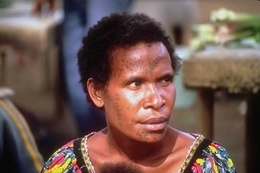
%> input picture example/1.jpg, 260 x 173 px, shrunk from 384 x 256 before the run, given in place of 650.jpg, which was not available
$ octave example.m   (GNU Octave 9; MATLAB toolbox functions it lacks are replaced by stand-ins)
%> lines starting %> are read from the running program, lines starting %| are printed output that depends on the picture; pictures that were not available may be replaced by others from this repository, and a replacement may not be noted
% verilen resmi oku
f=imread('image.orig/650.jpg');
%> f is the input picture: size 173x260x3 uint8; mean R, G, B 111.8, 86.9, 79.8

%RGB ve HSV degerlerini bul

[N,M]=size(f(:,:,1));
%> N = 173; M = 260
for i=1:N
    for j=1:M
        RGB(i,j,1)=16;
        if f(i,j,1)>31
            RGB(i,j,1)=48;
        end
        if f(i,j,1)>63
            RGB(i,j,1)=80;
        end
        if f(i,j,1)>95
            RGB(i,j,1)=112;
        end
        if f(i,j,1)>127
            RGB(i,j,1)=144;
        end
        if f(i,j,1)>159
            RGB(i,j,1)=176;
        end
        if f(i,j,1)>191
            RGB(i,j,1)=208;
        end
        if f(i,j,1)>223
            RGB(i,j,1)=240;
        end
    end
end
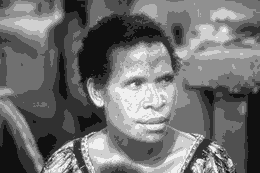
%> RGB: size 173x260 double; min 16, max 240, mean 112.1
for i=1:N
    for j=1:M
        RGB(i,j,2)=16;
        if f(i,j,2)>31
            RGB(i,j,2)=48;
        end
        if f(i,j,2)>63
            RGB(i,j,2)=80;
        end
        if f(i,j,2)>95
            RGB(i,j,2)=112;
        end
        if f(i,j,2)>127
            RGB(i,j,2)=144;
        end
        if f(i,j,2)>159
            RGB(i,j,2)=176;
        end
        if f(i,j,2)>191
            RGB(i,j,2)=208;
        end
        if f(i,j,2)>223
            RGB(i,j,2)=240;
        end
    end
end
for i=1:N
    for j=1:M
        RGB(i,j,3)=16;
        if f(i,j,3)>31
            RGB(i,j,3)=48;
        end
        if f(i,j,3)>63
            RGB(i,j,3)=80;
        end
        if f(i,j,3)>95
            RGB(i,j,3)=112;
        end
        if f(i,j,3)>127
            RGB(i,j,3)=144;
        end
        if f(i,j,3)>159
            RGB(i,j,3)=176;
        end
        if f(i,j,3)>191
            RGB(i,j,3)=208;
        end
        if f(i,j,3)>223
            RGB(i,j,3)=240;
        end
    end
end
%> RGB: size 173x260x3 double

g=uint8(RGB);
%imshow(g);

k=rgb2hsv(f);
%> k: size 173x260x3 double; mean H, S, V 0.301, 0.369, 0.455

for i=1:N
    for j=1:M
        HSV(i,j,1)=0.0275;
        HSV(i,j,2)=0.165;
        HSV(i,j,3)=0.165;
        if k(i,j,2)>0.33
            HSV(i,j,2)=0.495;
        end
        if k(i,j,3)>0.33
            HSV(i,j,3)=0.495;
        end
        if k(i,j,2)>0.66
            HSV(i,j,2)=0.825;
        end
        if k(i,j,3)>0.66
            HSV(i,j,3)=0.825;
        end
        if k(i,j,1)>0.055
            HSV(i,j,1)=0.0825;
        end
        if k(i,j,1)>0.11
            HSV(i,j,1)=0.1375;
        end
        if k(i,j,1)>0.165
            HSV(i,j,1)=0.1925;
        end
        if k(i,j,1)>0.22
            HSV(i,j,1)=0.2475;
        end
        if k(i,j,1)>0.275
            HSV(i,j,1)=0.3025;
        end
        if k(i,j,1)>0.33
            HSV(i,j,1)=0.3575;
        end
        if k(i,j,1)>0.385
            HSV(i,j,1)=0.4125;
        end
        if k(i,j,1)>0.44
            HSV(i,j,1)=0.4675;
        end
        if k(i,j,1)>0.495
            HSV(i,j,1)=0.5225;
        end
        if k(i,j,1)>0.55
            HSV(i,j,1)=0.5775;
        end
        if k(i,j,1)>0.605
            HSV(i,j,1)=0.6325;
        end
        if k(i,j,1)>0.66
            HSV(i,j,1)=0.6875;
        end
        if k(i,j,1)>0.715
            HSV(i,j,1)=0.7425;
        end
        if k(i,j,1)>0.77
            HSV(i,j,1)=0.7975;
        end
        if k(i,j,1)>0.825
            HSV(i,j,1)=0.8525;
        end
        if k(i,j,1)>0.88
            HSV(i,j,1)=0.9075;
        end
        if k(i,j,1)>0.935
            HSV(i,j,1)=0.9625;
        end
    end
end
%> HSV: size 173x260x3 double; mean H, S, V 0.302, 0.378, 0.459

%imshow(HSV);


rgbH=rgb2gray(g);
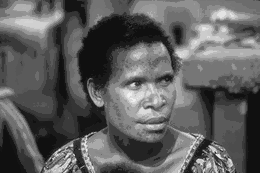
%> rgbH: size 173x260 uint8; min 16, max 240, mean 94
h1=imhist(rgbH);
%> h1 = 256 values, max 4021 at index 17, min 0 at index 1, mean 175.7

clearvars f g RGB HSV k i j M N rgbH;

f=imread('example/0.jpg');
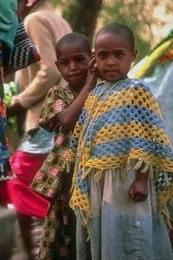
%> input picture example/0.jpg, 173 x 260 px, shrunk from 256 x 384 before the run
%> f is the input picture: size 260x173x3 uint8; mean R, G, B 111.5, 93.3, 78.6
[N,M]=size(f(:,:,1));
%> N = 260; M = 173
for i=1:N
    for j=1:M
        RGB(i,j,1)=16;
        if f(i,j,1)>31
            RGB(i,j,1)=48;
        end
        if f(i,j,1)>63
            RGB(i,j,1)=80;
        end
        if f(i,j,1)>95
            RGB(i,j,1)=112;
        end
        if f(i,j,1)>127
            RGB(i,j,1)=144;
        end
        if f(i,j,1)>159
            RGB(i,j,1)=176;
        end
        if f(i,j,1)>191
            RGB(i,j,1)=208;
        end
        if f(i,j,1)>223
            RGB(i,j,1)=240;
        end
    end
end
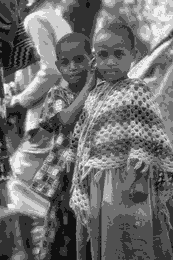
%> RGB: size 260x173 double; min 16, max 240, mean 112.1; mean of the top-left, top-right, bottom-left and bottom-right quarters 112.1, 133.3, 104, 98.8
for i=1:N
    for j=1:M
        RGB(i,j,2)=16;
        if f(i,j,2)>31
            RGB(i,j,2)=48;
        end
        if f(i,j,2)>63
            RGB(i,j,2)=80;
        end
        if f(i,j,2)>95
            RGB(i,j,2)=112;
        end
        if f(i,j,2)>127
            RGB(i,j,2)=144;
        end
        if f(i,j,2)>159
            RGB(i,j,2)=176;
        end
        if f(i,j,2)>191
            RGB(i,j,2)=208;
        end
        if f(i,j,2)>223
            RGB(i,j,2)=240;
        end
    end
end
for i=1:N
    for j=1:M
        RGB(i,j,3)=16;
        if f(i,j,3)>31
            RGB(i,j,3)=48;
        end
        if f(i,j,3)>63
            RGB(i,j,3)=80;
        end
        if f(i,j,3)>95
            RGB(i,j,3)=112;
        end
        if f(i,j,3)>127
            RGB(i,j,3)=144;
        end
        if f(i,j,3)>159
            RGB(i,j,3)=176;
        end
        if f(i,j,3)>191
            RGB(i,j,3)=208;
        end
        if f(i,j,3)>223
            RGB(i,j,3)=240;
        end
    end
end
%> RGB: size 260x173x3 double

g=uint8(RGB);
%> g: size 260x173x3 uint8
rgbH=rgb2gray(g);
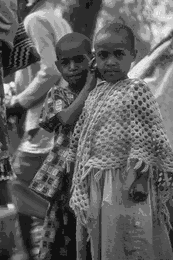
%> rgbH: size 260x173 uint8; min 16, max 240, mean 97.7
h2=imhist(rgbH);
%> h2 = 256 values, max 2486 at index 81, min 0 at index 1, mean 175.7
E_distance = sqrt(sum((h1-h2).^2));
%> E_distance = 5047.5
min=E_distance;
%> min = 5047.5
tmp=0;

clearvars f g RGB HSV k i j M N rgbH E_distance;

for x=1:99;

    a='example/';
    b=num2str(x);
    c='.jpg';
    filename=strcat(a,b,c);


    f=imread(filename);
    [N,M]=size(f(:,:,1));
%> N = 173; M = 260
    for i=1:N
        for j=1:M
            RGB(i,j,1)=16;
            if f(i,j,1)>31
                RGB(i,j,1)=48;
            end
            if f(i,j,1)>63
                RGB(i,j,1)=80;
            end
            if f(i,j,1)>95
                RGB(i,j,1)=112;
            end
            if f(i,j,1)>127
                RGB(i,j,1)=144;
            end
            if f(i,j,1)>159
                RGB(i,j,1)=176;
            end
            if f(i,j,1)>191
                RGB(i,j,1)=208;
            end
            if f(i,j,1)>223
                RGB(i,j,1)=240;
            end
        end
    end
    for i=1:N
        for j=1:M
            RGB(i,j,2)=16;
            if f(i,j,2)>31
                RGB(i,j,2)=48;
            end
            if f(i,j,2)>63
                RGB(i,j,2)=80;
            end
            if f(i,j,2)>95
                RGB(i,j,2)=112;
            end
            if f(i,j,2)>127
                RGB(i,j,2)=144;
            end
            if f(i,j,2)>159
                RGB(i,j,2)=176;
            end
            if f(i,j,2)>191
                RGB(i,j,2)=208;
            end
            if f(i,j,2)>223
                RGB(i,j,2)=240;
            end
        end
    end
    for i=1:N
        for j=1:M
            RGB(i,j,3)=16;
            if f(i,j,3)>31
                RGB(i,j,3)=48;
            end
            if f(i,j,3)>63
                RGB(i,j,3)=80;
            end
            if f(i,j,3)>95
                RGB(i,j,3)=112;
            end
            if f(i,j,3)>127
                RGB(i,j,3)=144;
            end
            if f(i,j,3)>159
                RGB(i,j,3)=176;
            end
            if f(i,j,3)>191
                RGB(i,j,3)=208;
            end
            if f(i,j,3)>223
                RGB(i,j,3)=240;
            end
        end
    end

    g=uint8(RGB);
    rgbH=rgb2gray(g);
    h2=imhist(rgbH);
%> h2 has the same summary as h1
    E_distance = sqrt(sum((h1-h2).^2));
%> E_distance = 0

    if E_distance<min
        min=E_distance;
%> min = 0
%> (the run ends here)
